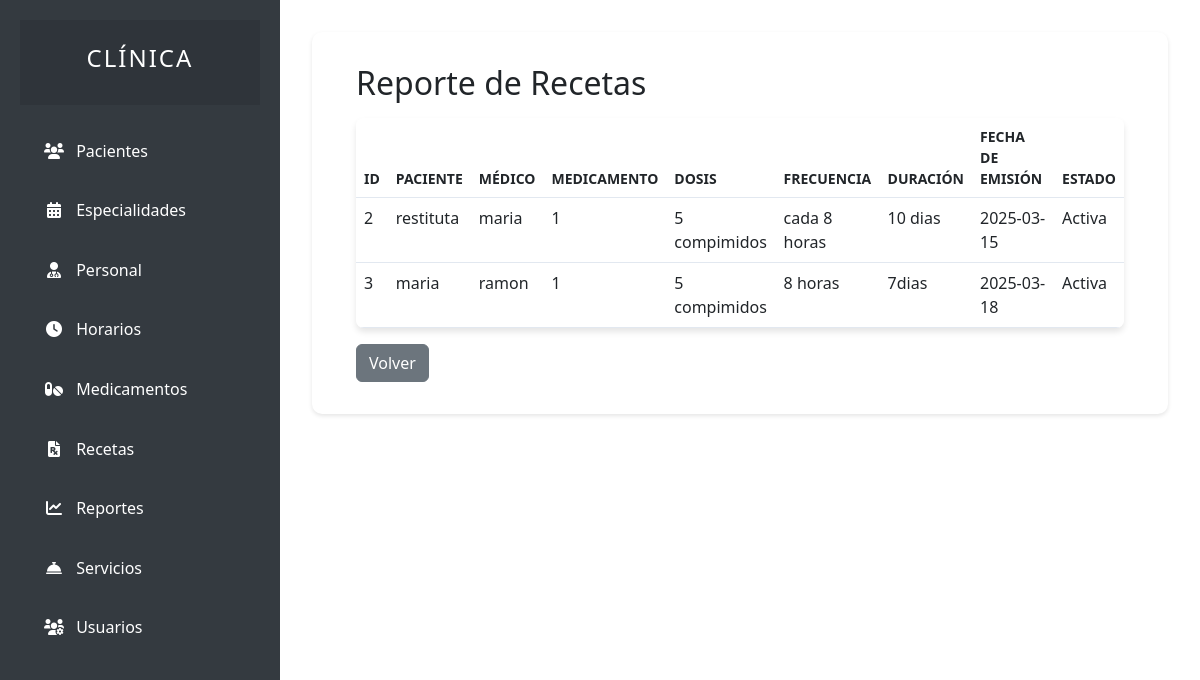
/user/Admin/modules/reportes/report/indexreportes_recetas.php, run on an earlier commit of the app's database.
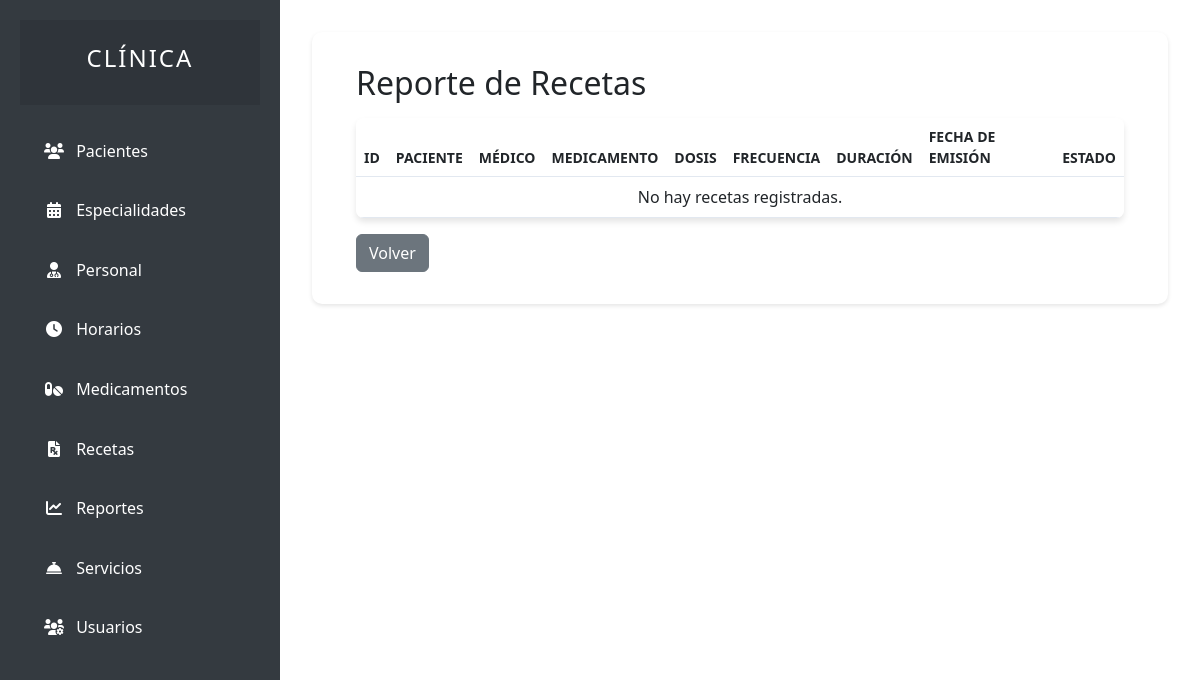
And on a later commit of the database.
### tables this page shows
CREATE TABLE recetas (
  id INT(11) NOT NULL AUTO_INCREMENT,
  historial_id INT(11) NOT NULL,
  medicamento_id INT(11) NOT NULL,
  paciente_id INT(11) NOT NULL,
  medico_id INT(11) NOT NULL,
  dosis VARCHAR(100) DEFAULT NULL,
  frecuencia VARCHAR(100) DEFAULT NULL,
  duracion VARCHAR(100) DEFAULT NULL,
  fecha_emision DATE DEFAULT NULL,
  estado ENUM('Activa', 'Completada', 'Cancelada') DEFAULT 'Activa',
  PRIMARY KEY (id),
  FOREIGN KEY (paciente_id) REFERENCES pacientes(id) ON DELETE CASCADE,
  FOREIGN KEY (medico_id) REFERENCES personal(id) ON DELETE CASCADE
);

CREATE TABLE pacientes (
  id INT(11) NOT NULL AUTO_INCREMENT,
  nombre VARCHAR(100) NOT NULL,
  apellidos VARCHAR(100) NOT NULL,
  dni VARCHAR(20) UNIQUE DEFAULT NULL,
  fecha_nacimiento DATE DEFAULT NULL,
  genero ENUM('M', 'F', 'Otro') DEFAULT NULL,
  telefono VARCHAR(20) DEFAULT NULL,
  email VARCHAR(100) DEFAULT NULL,
  direccion TEXT DEFAULT NULL,
  foto VARCHAR(255) DEFAULT NULL,
  estado ENUM('Activo', 'Inactivo') DEFAULT 'Activo',
  fecha_registro DATETIME DEFAULT CURRENT_TIMESTAMP,
  PRIMARY KEY (id)
);

CREATE TABLE personal (
  id INT(11) NOT NULL AUTO_INCREMENT,
  nombre VARCHAR(100) NOT NULL,
  apellidos VARCHAR(100) NOT NULL,
  tipo ENUM('Doctor', 'Enfermero', 'Farmaceutico', 'Otro') NOT NULL,
  dni VARCHAR(20) UNIQUE DEFAULT NULL,
  telefono VARCHAR(20) DEFAULT NULL,
  email VARCHAR(100) DEFAULT NULL,
  direccion TEXT DEFAULT NULL,
  estado ENUM('Activo', 'Inactivo') DEFAULT 'Activo',
  fecha_registro DATETIME DEFAULT CURRENT_TIMESTAMP,
  foto VARCHAR(255) DEFAULT NULL,
  fecha_nacimiento DATE DEFAULT NULL,
  genero ENUM('M', 'F', 'O') DEFAULT NULL,
  num_colegiado VARCHAR(50) DEFAULT NULL,
  cv TEXT DEFAULT NULL,
  PRIMARY KEY (id)
);

### user/Admin/modules/reportes/reportes_recetas.php (the view, shortened to what this page needs)
<?php
include "conexion.php";
$query = "SELECT r.*, p.nombre as paciente_nombre, m.nombre as medico_nombre
          FROM recetas r
          LEFT JOIN pacientes p ON r.paciente_id = p.id
          LEFT JOIN personal m ON r.medico_id = m.id";
$resultado = mysqli_query($conexion, $query);
?>
<!DOCTYPE html>
<html lang="es">
<head>
    <link href="https://cdn.jsdelivr.net/npm/bootstrap@5.3.0/dist/css/bootstrap.min.css" rel="stylesheet">
</head>
<body>
    <div class="container">
        <h2>Reporte de Recetas</h2>
        <table class="table table-hover">
            <thead>
                <tr>
                    <th>ID</th>
                    <th>Paciente</th>
                    <th>Médico</th>
                    <th>Medicamento</th>
                    <th>Dosis</th>
                    <th>Frecuencia</th>
                    <th>Duración</th>
                    <th>Fecha de Emisión</th>
                    <th>Estado</th>
                </tr>
            </thead>
            <tbody>
                <?php if (mysqli_num_rows($resultado) > 0): ?>
                    <?php while ($receta = mysqli_fetch_assoc($resultado)): ?>
                        <tr>
                            <td><?php echo htmlspecialchars($receta['id']); ?></td>
                            <td><?php echo htmlspecialchars($receta['paciente_nombre']); ?></td>
                            <td><?php echo htmlspecialchars($receta['medico_nombre']); ?></td>
                            <td><?php echo htmlspecialchars($receta['medicamento_id']); ?></td>
                            <td><?php echo htmlspecialchars($receta['dosis']); ?></td>
                            <td><?php echo htmlspecialchars($receta['frecuencia']); ?></td>
                            <td><?php echo htmlspecialchars($receta['duracion']); ?></td>
                            <td><?php echo htmlspecialchars($receta['fecha_emision']); ?></td>
                            <td><?php echo htmlspecialchars($receta['estado']); ?></td>
                        </tr>
                    <?php endwhile; ?>
                <?php else: ?>
                    <tr>
                        <td colspan="9" class="text-center">No hay recetas registradas.</td>
                    </tr>
                <?php endif; ?>
            </tbody>
        </table>
        <a href="/pesadilla/user/Admin/modules/reportes/indexreportes.php" class="btn btn-secondary">Volver</a>
    </div>
</body>
</html>

What changed in the data, as far as the page shows it:
removed recetas: id "2", paciente.nombre "restituta", medico.nombre "maria", medicamento "1", dosis "5 compimidos", frecuencia "cada 8 horas", duracion "10 dias", fecha_emision "2025-03-15", estado "Activa"
removed recetas: id "3", paciente.nombre "maria", medico.nombre "ramon", medicamento "1", dosis "5 compimidos", frecuencia "8 horas", duracion "7dias", fecha_emision "2025-03-18", estado "Activa"
Also different on the page:
text now shown: "No hay recetas registradas."
